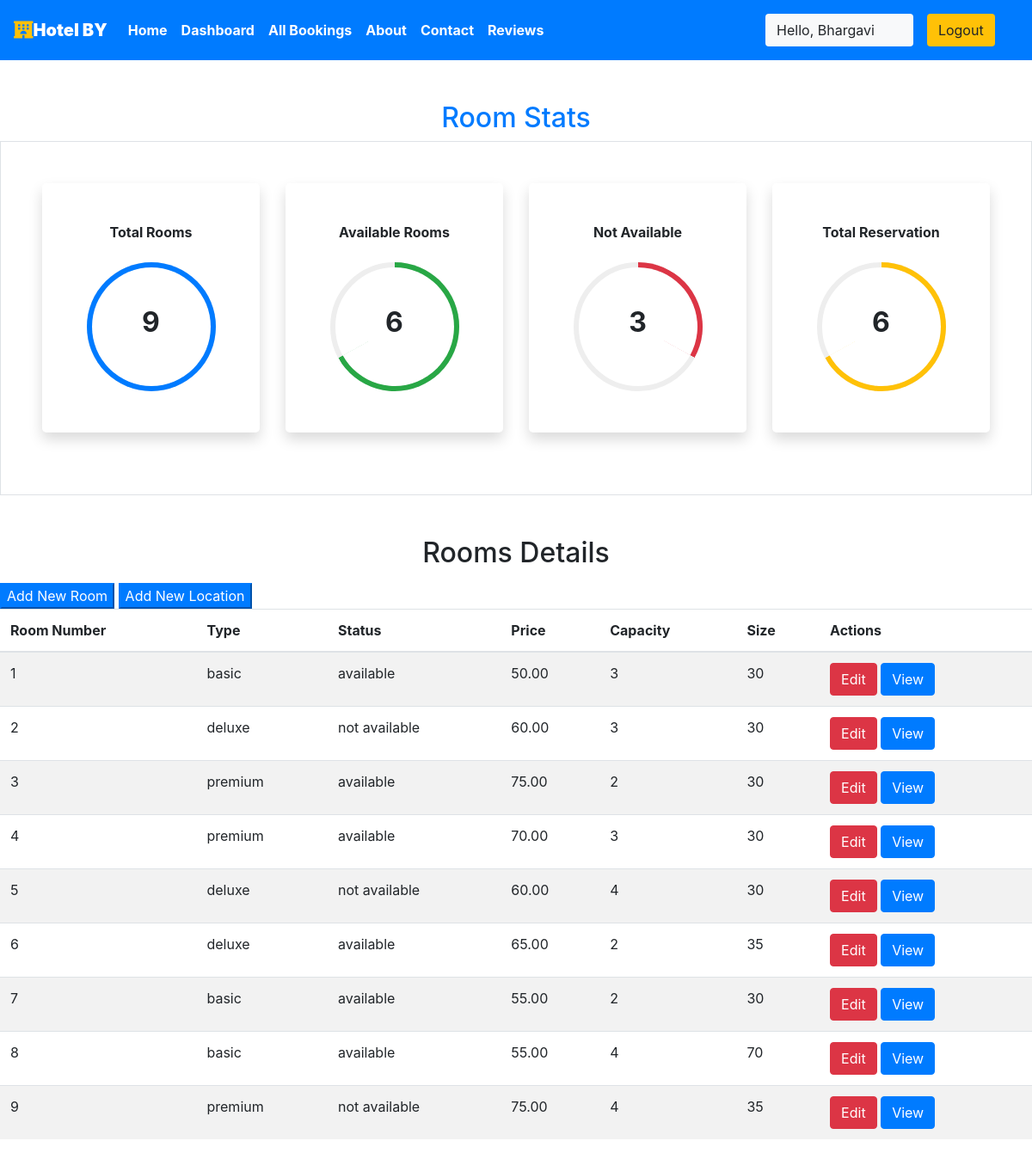
Page /staff/panel (signed in) on the committed database.
### BY/models.py (models this page shows, shortened)
class Rooms(models.Model):
    ROOM_STATUS = (
        ("1", "available"),
        ("2", "not available"),
    )
    ROOM_TYPE = (
        ("1", "premium"),
        ("2", "deluxe"),
        ("3", "basic"),
    )
    room_type = models.CharField(max_length=50, choices=ROOM_TYPE)
    capacity = models.IntegerField()
    price = models.DecimalField(max_digits=10, decimal_places=2)
    size = models.IntegerField()
    hotel = models.ForeignKey(Hotels, related_name='rooms', on_delete=models.CASCADE)
    status = models.CharField(choices=ROOM_STATUS, max_length=15)
    roomnumber = models.IntegerField()

### BY/views.py (the view)
# urls.py: path('staff/panel', views.panel, name="staffpanel"),
@login_required(login_url='/staff')
def panel(request):
    if request.user.is_staff == False:
        return HttpResponse('Access Denied')
    rooms = Rooms.objects.all()
    total_rooms = len(rooms)
    available_rooms = len(Rooms.objects.all().filter(status='1'))
    unavailable_rooms = len(Rooms.objects.all().filter(status='2'))
    reserved = len(Reservation.objects.all())
    hotel = Hotels.objects.values_list('location','id').distinct().order_by()
    print(hotel)
    response = render(request,'staff/panel.html',{'location':hotel,'reserved':reserved,'rooms':rooms,'total_rooms':total_rooms,'available':available_rooms,'unavailable':unavailable_rooms})
    return HttpResponse(response)

### BY/templatetags/app_tags.py (called while the page is built)
@register.filter
def percentage(value, total):
    if total == 0:
        return 0
    return round(value / total * 100)

### BY/templates/staff/panel.html (shortened to what this page needs)
{% extends 'basic.html' %}{% block title %} staff panel {% endblock title %}  {% block body %}
<section class="my-5 ">
    {%load app_tags%}
    <h2 class="text-center text-primary">Room Stats</h2>
    <div class="container-fluid px-5 py-5 border">
        <div class="row">
            <div class="col-xl-3 col-lg-6 col-sm-12 mb-4 ">
                <div class="bg-white rounded-lg p-5 shadow">
                    <h2 class="h6 font-weight-bold text-center mb-4">Total Rooms</h2>
                    <div class="progress mx-auto" data-value={{ total_rooms|percentage:total_rooms}}>
                        <span class="progress-left">
                                    <span class="progress-bar border-primary"></span>
                        </span>
                        <span class="progress-right">
                                    <span class="progress-bar border-primary"></span>
                        </span>
                        <div class="progress-value w-100 h-100 rounded-circle d-flex align-items-center justify-content-center">
                            <div class="h2 font-weight-bold">{{ total_rooms}}</div>
                        </div>
                    </div>
                </div>
            </div>
            <div class="col-xl-3 col-lg-6 col-sm-12 mb-4">
                <div class="bg-white rounded-lg p-5 shadow">
                    <h2 class="h6 font-weight-bold text-center mb-4">Available Rooms</h2>
                    <div class="progress mx-auto" data-value={{ available|percentage:total_rooms}}>
                        <span class="progress-left">
                                    <span class="progress-bar border-success"></span>
                        </span>
                        <span class="progress-right">
                                    <span class="progress-bar border-success"></span>
                        </span>
                        <div class="progress-value w-100 h-100 rounded-circle d-flex align-items-center justify-content-center">
                            <div class="h2 font-weight-bold">{{ available}}</div>
                        </div>
                    </div>
                </div>
            </div>
            <div class="col-xl-3 col-lg-6 col-sm-12 mb-4">
                <div class="bg-white rounded-lg p-5 shadow">
                    <h2 class="h6 font-weight-bold text-center mb-4">Not Available</h2>
                    <div class="progress mx-auto" data-value={{ unavailable|percentage:total_rooms}}>
                        <span class="progress-left">
                        </span>
                        <span class="progress-right">
                                    <span class="progress-bar border-danger"></span>
                        </span>
                        <div class="progress-value w-100 h-100 rounded-circle d-flex align-items-center justify-content-center">
                            <div class="h2 font-weight-bold">{{ unavailable}}</div>
                        </div>
                    </div>
                </div>
            </div>
            <div class="col-xl-3 col-lg-6 col-sm-12 mb-4">
                <div class="bg-white rounded-lg p-5 shadow">
                    <h2 class="h6 font-weight-bold text-center mb-4">Total Reservation</h2>
                    <div class="progress mx-auto" data-value={{reserved |percentage:total_rooms}}>
                        <span class="progress-left">
                                    <span class="progress-bar border-warning"></span>
                        </span>
                        <span class="progress-right">
                                    <span class="progress-bar border-warning"></span>
                        </span>
                        <div class="progress-value w-100 h-100 rounded-circle d-flex align-items-center justify-content-center">
                            <div class="h2 font-weight-bold">{{reserved}}</div>
                        </div>
                    </div>
                </div>
            </div>
        </div>
    </div>
</section>
<h2 class="text-center pb-2">Rooms Details</h2>
<Button class="btn-group btn-primary" data-toggle="modal" data-target="#newroom">Add New Room</Button>
<Button class="btn-group btn-primary " data-toggle="modal" data-target="#newlocation">Add New Location</Button>
<table class="table table-striped  ">
    <thead>
        <th>Room Number</th>
        <th>Type</th>
        <th>Status</th>
        <th>Price</th>
        <th>Capacity</th>
        <th>Size</th>
        <th colspan="2">Actions</th>
    </thead>
    {% if rooms %} {% for each_room in rooms %}
    <tr>
        <td>{{each_room.roomnumber}}</td>
        <td>{{each_room.get_room_type_display}}</td>
        <td>{{each_room.get_status_display}}</td>
        <td>{{each_room.price}}</td>
        <td>{{each_room.capacity}}</td>
        <td>{{each_room.size}}</td>
        <td colspan="2">
            <a href="/staff/panel/edit-room?roomid={{each_room.id}}"><Button class="btn btn-danger">Edit</Button></a>
            <a href="/staff/panel/view-room?roomid={{each_room.id}}"><Button class="btn btn-primary">View</Button></a>
        </td>
    </tr>
    {% endfor %} {% endif %}
</table>
{% endblock body %}

### BY/templates/basic.html (shortened to what this page needs)
{% load static %}
<!DOCTYPE html>
<!DOCTYPE html>
<html lang="en">
<head>
    <link rel="stylesheet" href="https://use.fontawesome.com/releases/v5.7.0/css/all.css">
    <link rel="stylesheet" href="{% static 'bootstrap\bootstrap.css' %}">
    <link rel="stylesheet" href="https://maxcdn.bootstrapcdn.com/bootstrap/4.5.0/css/bootstrap.min.css" >
</head>
<body style="background-image: url('https://source.unsplash.com/random');height: 100%;">
    <div class="container-fluid px-0">
        <nav class="navbar navbar-expand-lg navbar-dark bg-primary font-weight-bold">
            <a class="navbar-brand text-bold bg-black " href="/"><i class="fas fa-hotel text-warning"></i><b>Hotel BY</b></a>
            <div class="collapse navbar-collapse " id="navbarSupportedContent">
                <ul class="navbar-nav mr-auto ">
                    {% if user.is_staff %}
                    <li class="nav-item active">
                        <a class="nav-link text-bold" href="/staffhome">Home </a>
                    </li>
                    {% elif user.is_staff == False and user.is_authenticated %}
                    <li class="nav-item active">
                            <a class="nav-link text-bold" href="/userhome">Home </a>
                        </li>
                    {% else %}
                    <li class="nav-item active">
                            <a class="nav-link text-bold " href="/home"> Home</a>
                        </li>
                    {% endif %}
                    {% if user.is_staff %}
                    <li class="nav-item active">
                        <a class="nav-link text-bold" href="/staff/panel">Dashboard </a>
                    </li>
                    {% elif user.is_staff == False and user.is_authenticated %}
                    <li class="nav-item active">
                            <a class="nav-link text-bold" href="/user/bookings">My Bookings </a>
                        </li>
                    {% endif %}
                    {% if user.is_staff %}
                    <li class="nav-item active">
                            <a class="nav-link text-bold" href="/staff/allbookings">All Bookings </a>
                        </li>
                    {% endif %}
                    <li class="nav-item active">
                        <a class="nav-link text-bold" href="/about">About</a>
                    </li>
                    <li class="nav-item active">
                        <a class="nav-link text-bold" href="/contact">Contact </a>
                    </li>
                    <li class="nav-item active">
                        <a class="nav-link text-bold" href="/reviews">Reviews </a>
                    </li>
                </ul>
                {% if user.is_authenticated %}
                      <button class="btn btn-group bg-light" data-toggle="modal" data-target="#forlogin">
                       Hello, {{request.user}}
                       <a href="/logout" class="nav-link">
                    <button class="btn btn-group bg-warning" data-toggle="modal" data-target="#forlogin">
                        Logout
                    </button></a>&nbsp; &nbsp;
                    </button>
                {% endif %}
            </div>
        </nav>
    </div>
    {% block body %}
    {% endblock body %}
</body>
</html>

### BY/templates/staff/panel.html (style rules this page uses)
.progress { width: 150px; height: 150px; background: none; position: relative; }
.progress::after { content: ""; width: 100%; height: 100%; border-radius: 50%; border: 6px solid #eee; position: absolute; top: 0; left: 0; }
.progress>span { width: 50%; height: 100%; overflow: hidden; position: absolute; top: 0; z-index: 1; }
.progress .progress-left { left: 0; }
.progress .progress-bar { width: 100%; height: 100%; background: none; border-width: 6px; border-style: solid; position: absolute; top: 0; }
.progress .progress-left .progress-bar { left: 100%; border-top-right-radius: 80px; border-bottom-right-radius: 80px; border-left: 0; -webkit-transform-origin: center left; transform-origin: center left; }
.progress .progress-right { right: 0; }
.progress .progress-right .progress-bar { left: -100%; border-top-left-radius: 80px; border-bottom-left-radius: 80px; border-right: 0; -webkit-transform-origin: center right; transform-origin: center right; }
.progress .progress-value { position: absolute; top: 0; left: 0; }
body { min-height: 100vh; }
.rounded-lg { border-radius: 1rem; }

### BY/templates/basic.html (style rules this page uses)
a { text-decoration: none; }

### rows in the picture
Rooms: roomnumber "1", room_type "basic", status "available", price "50.00", capacity "3", size "30"
Rooms: roomnumber "2", room_type "deluxe", status "not available", price "60.00", capacity "3", size "30"
Rooms: roomnumber "3", room_type "premium", status "available", price "75.00", capacity "2", size "30"
Rooms: roomnumber "4", room_type "premium", status "available", price "70.00", capacity "3", size "30"
Rooms: roomnumber "5", room_type "deluxe", status "not available", price "60.00", capacity "4", size "30"
Rooms: roomnumber "6", room_type "deluxe", status "available", price "65.00", capacity "2", size "35"
Rooms: roomnumber "7", room_type "basic", status "available", price "55.00", capacity "2", size "30"
Rooms: roomnumber "8", room_type "basic", status "available", price "55.00", capacity "4", size "70"
Rooms: roomnumber "9", room_type "premium", status "not available", price "75.00", capacity "4", size "35"

### other values in the picture
{{ request.user }} "Bhargavi"
{{ total_rooms }} "9"
{{ available }} "6"
{{ unavailable }} "3"
{{ reserved }} "6"
